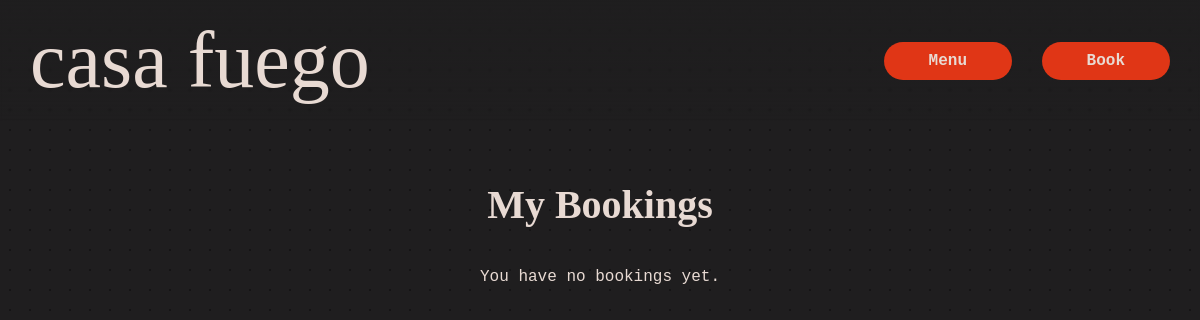
/bookings/ (signed in), run on an earlier commit of the app's database.
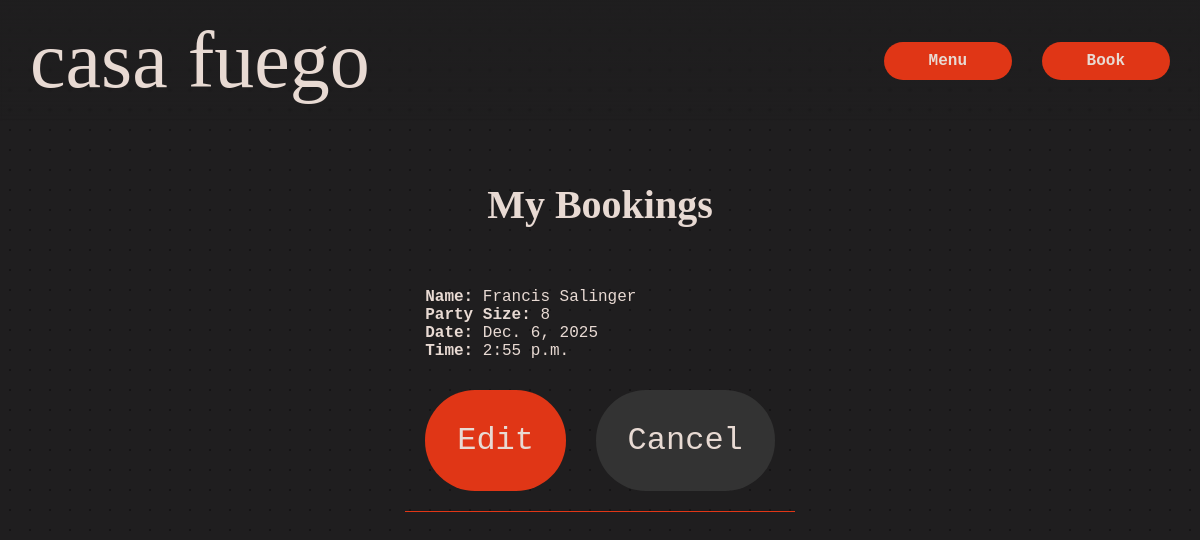
And on a later commit of the database.
### bookings/models.py (models this page shows, shortened)
class Booking(models.Model):
    user = models.ForeignKey(User, on_delete=models.SET_NULL, null=True, blank=True)
    name = models.CharField(max_length=50)
    party_size = models.PositiveIntegerField()
    date = models.DateField()
    time = models.TimeField()
    created_at = models.DateTimeField(auto_now_add=True)

### bookings/views.py (the view)
# urls.py: path("bookings/", views.my_bookings, name="my_bookings"),
@login_required
def my_bookings(request):
    bookings = Booking.objects.filter(user=request.user).order_by('-date', '-time')
    return render(request, "bookings/my_bookings.html", {"bookings": bookings})

### bookings/templates/bookings/my_bookings.html (shortened to what this page needs)
{% load static %}
<!DOCTYPE html>
<html lang="en">
<head>
    <link rel="stylesheet" href="{% static 'style/style.css' %}">
</head>
<body>
<header>
    <nav class="navbar">
        <div class="logo">
          <a href="{% url 'index' %}">casa fuego</a>
        </div>
        <div class="nav-links">
          <a href="{% url 'menu' %}">Menu</a>
          <a href="{% url 'booking' %}">Book</a>
        </div>
    </nav>
</header>
<main style="padding: 60px; color: #e8dad3;">
    <h2 class="booking-cta" style="text-align:center;">My Bookings</h2>
    {% if bookings %}
        <div style="margin-top:40px;">
        {% for b in bookings %}
            <div style="padding:20px; border-bottom:1px solid #E03616;">
                <p><strong>Name:</strong> {{ b.name }}</p>
                <p><strong>Party Size:</strong> {{ b.party_size }}</p>
                <p><strong>Date:</strong> {{ b.date }}</p>
                <p><strong>Time:</strong> {{ b.time }}</p>
                <a href="{% url 'edit_booking' b.id %}" class="btn" style="margin-right:20px;">Edit</a>
                <a href="{% url 'delete_booking' b.id %}" class="btn" style="background:#333;">Cancel</a>
            </div>
        {% endfor %}
        </div>
    {% else %}
        <p style="text-align:center; margin-top:40px;">You have no bookings yet.</p>
    {% endif %}
</main>
</body>
</html>

### bookings/static/style/style.css (style rules this page uses)
* { margin: 0; padding: 0; }
body { background-color: #1F1E1F; font-family: 'Roboto Mono', monospace; background-image: radial-gradient(#151415 1.5px, transparent 1.5px); background-size: 20px 20px; background-attachment: fixed; }
header { position: sticky; top: 0; z-index: 1000; background: linear-gradient(to bottom, rgba(31, 30, 31, 0.85), rgba(31, 30, 31, 0)); backdrop-filter: blur(0.8px); -webkit-backdrop-filter: blur(0.8px); }
.navbar { position: sticky; top: 0; z-index: 1000; background: linear-gradient(to bottom, rgba(31, 30, 31, 0.85), rgba(31, 30, 31, 0)); backdrop-filter: blur(0.8px); -webkit-backdrop-filter: blur(0.8px); }
.navbar { padding: 15px 30px; display: flex; align-items: center; justify-content: space-between; position: relative; z-index: 2; }
.logo { font-family: 'UnifrakturMaguntia'; font-size: 3rem; color: #e8dad3; text-decoration: none; }
.logo a { text-decoration: none; color: #e8dad3; }
.navbar .nav-links a { margin-left: 20px; color: #e8dad3; text-decoration: none; font-weight: bold; }
.btn { text-decoration: none; color: #e8dad3; background-color: #E03616; padding: 10px 45px 10px 45px; border-radius: 25px; display: inline-block; margin-top: 30px; }
.booking-cta { font-family: 'Pirata One'; font-size: 40px; }
@media (min-width: 769px) { .nav-links a { color: #e8dad3; background-color: #e03616; padding: 10px 45px 10px 45px; border-radius: 25px; } }
@media (min-width: 769px) { .logo { font-size: 4.5rem; } }
@media (min-width: 769px) { .btn { font-size: 1.5rem; padding: 1.5rem; border-radius: 50px; } }
@media (min-width: 1024px) { .logo { font-size: 5rem; } }
@media (min-width: 1024px) { .btn { font-size: 2rem; padding: 2rem; border-radius: 50px; } }
@media (min-width: 1024px) { main { display: flex; flex-direction: column; align-items: center; } }

What changed in the data, as far as the page shows it:
added Booking: name "Francis Salinger", party_size "8", date "Dec. 6, 2025", time "2:55 p.m."
Also different on the page:
text no longer shown: "You have no bookings yet."
